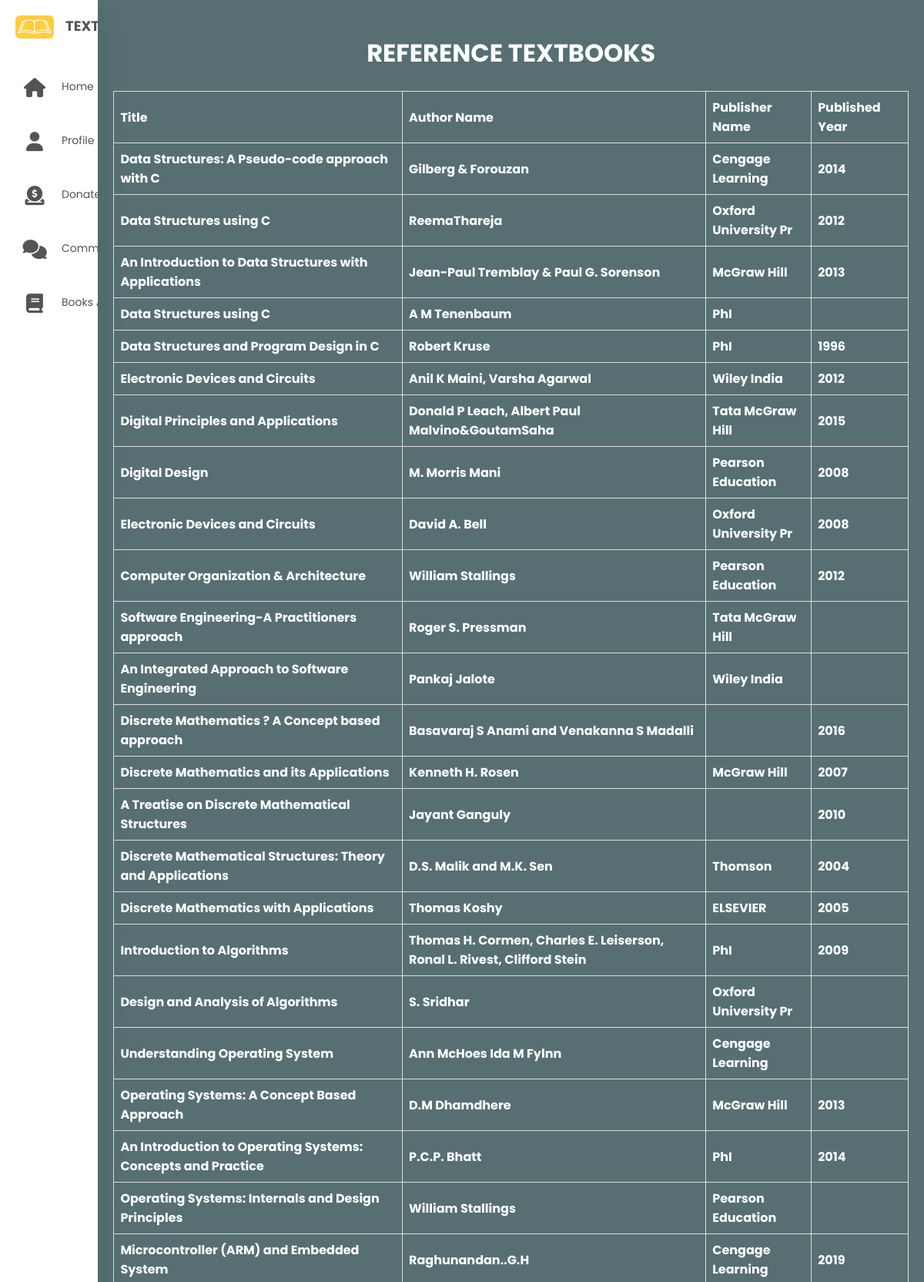
The page /Student/Dashboard/search/result.php (upper part) on the database its author committed.
### tables this page shows
CREATE TABLE `reference_textbook` (
  `Sl_no` int(100) NOT NULL,
  `Sub_code` varchar(50) NOT NULL,
  `Title` varchar(200) NOT NULL,
  `Author_Name` varchar(100) NOT NULL,
  `Pub_id` int(5) NOT NULL,
  `Edition_Year` varchar(50) NOT NULL
);

CREATE TABLE `publisher` (
  `Pub_id` int(5) NOT NULL,
  `Pub_Name` varchar(20) NOT NULL
);

### Student/Dashboard/search/result.php (the view, shortened to what this page needs)
<!DOCTYPE html>
<html lang="en" >
<head>
  <link rel="stylesheet" href="style.css">
  <link rel="stylesheet" href="https://cdnjs.cloudflare.com/ajax/libs/font-awesome/6.2.1/css/all.min.css"/>
</head>
<body>
<div class="container">
<nav>
                <ul>
                <li><a href="#" class="logo">
                    <img src="../../../images/icon.png" alt="TextBookify">
                    <span class="nav-item">TextBookify</span>
                    </a></li>
                    <br>
                    <li><a href="../sdash.php">
                    <i class="fas fa-home"></i>
                    <span class="nav-item">Home</span>
                    </a></li>
                    <li><a href="../profile.php">
                    <i class="fas fa-user"></i>
                    <span class="nav-item">Profile</span>
                    </a></li>
                    <li><a href="../Donate/forms.php">
                    <i class="fas fa-donate"></i>
                    <span class="nav-item">Donate</span>
                    </a></li>
                    <li><a href="../Comment/comment.php">
                    <i class="fas fa-comments"></i>
                    <span class="nav-item">Comments</span>
                    </a></li>
                    <li><a href="../books.php">
                    <i class="fas fa-book"></i>
                    <span class="nav-item">Books Available</span>
                    </a></li>
                    <li></li>
                </ul>
            </nav>
<body style="background-color:powderblue;">
<div class="form-wrapper">
<?php
$servername = "localhost";
$username = "root";
$password = "";
$dbname="textbookify";
$conn = mysqli_connect($servername, $username, $password,$dbname);
$search = $_GET['searchInput'];
$sql = "SELECT * FROM reference_textbook WHERE `Sub_code`  LIKE '%$search%'";
$result = mysqli_query($conn, $sql);
if (mysqli_num_rows($result) > 0)
{
  echo "<br><h1 align='center'>REFERENCE TEXTBOOKS</h1><br>";
  echo "<table align='center'>";
     echo "<tr>
  <th>Title</th>
  <th>Author Name</th>
  <th>Publisher Name</th>
  <th>Published Year</th>
</tr>";
  while($row = mysqli_fetch_assoc($result))
 {
  $sql1 = "SELECT * FROM publisher WHERE `Pub_id`  LIKE '".$row['Pub_id']."'";
  $result1 = mysqli_query($conn, $sql1);
  $row1 = mysqli_fetch_assoc($result1);
    echo "<tr><th>".$row['Title']."</th><th>".$row['Author_Name']."</th><th>".$row1['Pub_Name']."</th><th>".$row['Edition_Year']."</th></tr>";
  }
  echo "</table>";
} else {
  echo "0 results";
}
$sql = "SELECT * FROM prescribed_textbook WHERE `Sub_code`  LIKE '%$search%'";
$result = mysqli_query($conn, $sql);
if (mysqli_num_rows($result) > 0) {
  echo "<br><h1 align='center'>PRESCRIBED TEXTBOOKS</h1><br>";
} else {
  echo "0 results";
}
?>
</body>
</html>

### Student/Dashboard/search/style.css (style rules this page uses)
* { margin:0; padding:0; outline:none; border:none; text-decoration:none; box-sizing: border-box; font-family: "Poppins",sans-serif; }
body { margin:0; padding: 0; background-image:url('https://img.freepik.com/free-photo/beautiful-arrangement-different-books_23-2148883798.jpg?w=2000'); background-repeat: no-repeat; background-size: cover; font-family: Georgia, 'Times New Roman', Times, serif; color: rgb(77, 74, 74); }
.form-wrapper { color: white; margin-left: auto; margin-right:auto ; height: auto; width:auto; background: rgba(0, 0, 0, 0.5); padding:20px; }
* { box-sizing: border-box; }
.container { display: flex; }
nav { position: relative; top: 0; bottom: 0; left: 0; height:auto; background: #fff; width: 280px; overflow: hidden; box-shadow: 0 20px 35px rgba(0,0,0,0.1); }
.logo { text-align: center; display: flex; margin: 10px 0 0 10px; }
.logo img { width: 50px; height: 30px; border-radius: 6px; }
.logo span { font-weight:bold; padding-left: 15px; font-size: 18px; text-transform: uppercase; }
a { position: relative; color: rgb(85,83,83); font-size: 14px; display: table; width: 280px; padding: 10px; }
nav .fas { position: relative; width: 70px; height: 50px; top: 6px; font-size: 25px; text-align: center; }

### Student/Dashboard/search/result.php (style rules this page uses)
table { font-family: arial, sans-serif; border-collapse: collapse; width: 100%; }
td, th { border: 1px solid #dddddd; text-align: left; padding: 8px; }

### rows shown on the page
reference_textbook: Title "Data Structures: A Pseudo-code approach with C", Author_Name "Gilberg & Forouzan", Pub.Pub_Name "Cengage Learning", Edition_Year "2014"
reference_textbook: Title "Data Structures using C", Author_Name "ReemaThareja", Pub.Pub_Name "Oxford University Pr", Edition_Year "2012"
reference_textbook: Title "An Introduction to Data Structures with Applications", Author_Name "Jean-Paul Tremblay & Paul G. Sorenson", Pub.Pub_Name "McGraw Hill", Edition_Year "2013"
reference_textbook: Title "Data Structures using C", Author_Name "A M Tenenbaum", Pub.Pub_Name "PhI"
reference_textbook: Title "Data Structures and Program Design in C", Author_Name "Robert Kruse", Pub.Pub_Name "PhI", Edition_Year "1996"
reference_textbook: Title "Electronic Devices and Circuits", Author_Name "Anil K Maini, Varsha Agarwal", Pub.Pub_Name "Wiley India", Edition_Year "2012"
reference_textbook: Title "Digital Principles and Applications", Author_Name "Donald P Leach, Albert Paul Malvino&GoutamSaha", Pub.Pub_Name "Tata McGraw Hill", Edition_Year "2015"
reference_textbook: Title "Digital Design", Author_Name "M. Morris Mani", Pub.Pub_Name "Pearson Education", Edition_Year "2008"
reference_textbook: Title "Electronic Devices and Circuits", Author_Name "David A. Bell", Pub.Pub_Name "Oxford University Pr", Edition_Year "2008"
reference_textbook: Title "Computer Organization & Architecture", Author_Name "William Stallings", Pub.Pub_Name "Pearson Education", Edition_Year "2012"
reference_textbook: Title "Software Engineering-A Practitioners approach", Author_Name "Roger S. Pressman", Pub.Pub_Name "Tata McGraw Hill"
reference_textbook: Title "An Integrated Approach to Software Engineering", Author_Name "Pankaj Jalote", Pub.Pub_Name "Wiley India"
reference_textbook: Title "Discrete Mathematics ? A Concept based approach", Author_Name "Basavaraj S Anami and Venakanna S Madalli", Edition_Year "2016"
reference_textbook: Title "Discrete Mathematics and its Applications", Author_Name "Kenneth H. Rosen", Pub.Pub_Name "McGraw Hill", Edition_Year "2007"
reference_textbook: Title "A Treatise on Discrete Mathematical Structures", Author_Name "Jayant Ganguly", Edition_Year "2010"
reference_textbook: Title "Discrete Mathematical Structures: Theory and Applications", Author_Name "D.S. Malik and M.K. Sen", Pub.Pub_Name "Thomson", Edition_Year "2004"
reference_textbook: Title "Discrete Mathematics with Applications", Author_Name "Thomas Koshy", Pub.Pub_Name "ELSEVIER", Edition_Year "2005"
reference_textbook: Title "Introduction to Algorithms", Author_Name "Thomas H. Cormen, Charles E. Leiserson, Ronal L. Rivest, Clifford Stein", Pub.Pub_Name "PhI", Edition_Year "2009"
reference_textbook: Title "Design and Analysis of Algorithms", Author_Name "S. Sridhar", Pub.Pub_Name "Oxford University Pr"
reference_textbook: Title "Understanding Operating System", Author_Name "Ann McHoes Ida M Fylnn", Pub.Pub_Name "Cengage Learning"
reference_textbook: Title "Operating Systems: A Concept Based Approach", Author_Name "D.M Dhamdhere", Pub.Pub_Name "McGraw Hill", Edition_Year "2013"
reference_textbook: Title "An Introduction to Operating Systems: Concepts and Practice", Author_Name "P.C.P. Bhatt", Pub.Pub_Name "PhI", Edition_Year "2014"
reference_textbook: Title "Operating Systems: Internals and Design Principles", Author_Name "William Stallings", Pub.Pub_Name "Pearson Education"
reference_textbook: Title "Microcontroller (ARM) and Embedded System", Author_Name "Raghunandan..G.H", Pub.Pub_Name "Cengage Learning", Edition_Year "2019"
